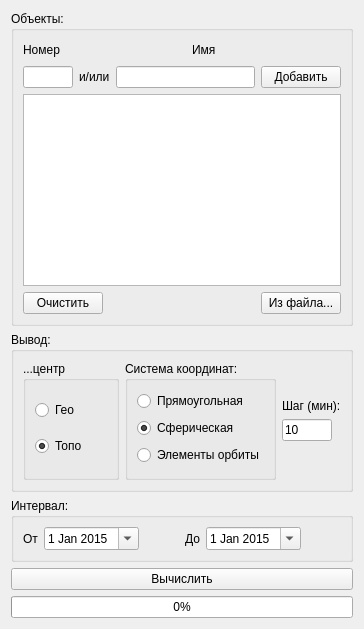
      <widget class="QWidget" name="ui_tabNumerator">
       <attribute name="title">
        <string>NUMERATOR</string>
       </attribute>
       <layout class="QVBoxLayout" name="verticalLayout_4">
        <item>
         <widget class="QGroupBox" name="groupBox_3">
          <property name="title">
           <string>Объекты:</string>
          </property>
          <layout class="QVBoxLayout" name="verticalLayout_5">
           <item>
            <layout class="QHBoxLayout" name="horizontalLayout_30">
             <item>
              <widget class="QLabel" name="label_34">
               <property name="text">
                <string>Номер</string>
               </property>
              </widget>
             </item>
             <item>
              <spacer name="horizontalSpacer_16">
               <property name="orientation">
                <enum>Qt::Horizontal</enum>
               </property>
               <property name="sizeHint" stdset="0">
                <size>
                 <width>40</width>
                 <height>20</height>
                </size>
               </property>
              </spacer>
             </item>
             <item>
              <widget class="QLabel" name="label_33">
               <property name="text">
                <string>Имя</string>
               </property>
              </widget>
             </item>
             <item>
              <spacer name="horizontalSpacer_17">
               <property name="orientation">
                <enum>Qt::Horizontal</enum>
               </property>
               <property name="sizeHint" stdset="0">
                <size>
                 <width>40</width>
                 <height>20</height>
                </size>
               </property>
              </spacer>
             </item>
            </layout>
           </item>
           <item>
            <layout class="QHBoxLayout" name="horizontalLayout_3">
             <item>
              <widget class="QLineEdit" name="n_lineObjNum">
               <property name="maximumSize">
                <size>
                 <width>50</width>
                 <height>16777215</height>
                </size>
               </property>
               <property name="inputMask">
                <string/>
               </property>
               <property name="text">
                <string/>
               </property>
               <property name="maxLength">
                <number>6</number>
               </property>
              </widget>
             </item>
             <item>
              <widget class="QLabel" name="label_6">
               <property name="text">
                <string>и/или</string>
               </property>
              </widget>
             </item>
             <item>
              <widget class="QLineEdit" name="n_lineObjName"/>
             </item>
             <item>
              <widget class="QPushButton" name="n_butObjAdd">
               <property name="text">
                <string>Добавить</string>
               </property>
              </widget>
             </item>
            </layout>
           </item>
           <item>
            <widget class="QListWidget" name="n_listObj"/>
           </item>
           <item>
            <layout class="QHBoxLayout" name="horizontalLayout_4">
             <item>
              <widget class="QPushButton" name="n_butObjClear">
               <property name="text">
                <string>Очистить</string>
               </property>
              </widget>
             </item>
             <item>
              <spacer name="horizontalSpacer_7">
               <property name="orientation">
                <enum>Qt::Horizontal</enum>
               </property>
               <property name="sizeHint" stdset="0">
                <size>
                 <width>40</width>
                 <height>20</height>
                </size>
               </property>
              </spacer>
             </item>
             <item>
              <widget class="QPushButton" name="n_butObjFile">
               <property name="text">
                <string>Из файла...</string>
               </property>
              </widget>
             </item>
            </layout>
           </item>
          </layout>
         </widget>
        </item>
        <item>
         <widget class="QGroupBox" name="groupBox_4">
          <property name="minimumSize">
           <size>
            <width>0</width>
            <height>150</height>
           </size>
          </property>
          <property name="maximumSize">
           <size>
            <width>16777215</width>
            <height>160</height>
           </size>
          </property>
          <property name="title">
           <string>Вывод:</string>
          </property>
          <layout class="QHBoxLayout" name="horizontalLayout_5">
           <item>
            <widget class="QGroupBox" name="groupBox_7">
             <property name="maximumSize">
              <size>
               <width>16777215</width>
               <height>16777215</height>
              </size>
             </property>
             <property name="title">
              <string>...центр</string>
             </property>
             <layout class="QVBoxLayout" name="verticalLayout_6">
              <item>
               <widget class="QRadioButton" name="n_radioGeo">
                <property name="text">
                 <string>Гео</string>
                </property>
               </widget>
              </item>
              <item>
               <widget class="QRadioButton" name="n_radioTop">
                <property name="text">
                 <string>Топо</string>
                </property>
                <property name="checked">
                 <bool>true</bool>
                </property>
               </widget>
              </item>
             </layout>
            </widget>
           </item>
           <item>
            <widget class="QGroupBox" name="groupBox_6">
             <property name="maximumSize">
              <size>
               <width>16777215</width>
               <height>16777215</height>
              </size>
             </property>
             <property name="title">
              <string>Система координат:</string>
             </property>
             <layout class="QVBoxLayout" name="verticalLayout_7">
              <item>
               <widget class="QRadioButton" name="radioButton_9">
                <property name="text">
                 <string>Прямоугольная</string>
                </property>
               </widget>
              </item>
              <item>
               <widget class="QRadioButton" name="radioButton_7">
                <property name="text">
                 <string>Сферическая</string>
                </property>
                <property name="checked">
                 <bool>true</bool>
                </property>
               </widget>
              </item>
              <item>
               <widget class="QRadioButton" name="radioButton_8">
                <property name="text">
                 <string>Элементы орбиты</string>
                </property>
               </widget>
              </item>
             </layout>
            </widget>
           </item>
           <item>
            <layout class="QVBoxLayout" name="verticalLayout_24">
             <item>
              <spacer name="verticalSpacer_2">
               <property name="orientation">
                <enum>Qt::Vertical</enum>
               </property>
               <property name="sizeHint" stdset="0">
                <size>
                 <width>20</width>
                 <height>40</height>
                </size>
               </property>
              </spacer>
             </item>
             <item>
              <widget class="QLabel" name="label_40">
               <property name="text">
                <string>Шаг (мин):</string>
               </property>
              </widget>
             </item>
             <item>
              <widget class="QLineEdit" name="n_lineStep">
               <property name="maximumSize">
                <size>
                 <width>50</width>
                 <height>16777215</height>
                </size>
               </property>
               <property name="text">
                <string>10</string>
               </property>
               <property name="maxLength">
                <number>3</number>
               </property>
              </widget>
             </item>
             <item>
              <spacer name="verticalSpacer">
               <property name="orientation">
                <enum>Qt::Vertical</enum>
               </property>
               <property name="sizeHint" stdset="0">
                <size>
                 <width>20</width>
                 <height>40</height>
                </size>
               </property>
              </spacer>
             </item>
            </layout>
           </item>
          </layout>
         </widget>
        </item>
        <item>
         <widget class="QGroupBox" name="groupBox_5">
          <property name="minimumSize">
           <size>
            <width>0</width>
            <height>60</height>
           </size>
          </property>
          <property name="maximumSize">
           <size>
            <width>16777215</width>
            <height>16777215</height>
           </size>
          </property>
          <property name="title">
           <string>Интервал:</string>
          </property>
          <layout class="QHBoxLayout" name="horizontalLayout_2">
           <item>
            <widget class="QLabel" name="label_4">
             <property name="text">
              <string>От</string>
             </property>
            </widget>
           </item>
           <item>
            <widget class="QDateEdit" name="n_dateFrom">
             <property name="dateTime">
              <datetime>
               <hour>0</hour>
               <minute>0</minute>
               <second>0</second>
               <year>2015</year>
               <month>1</month>
               <day>1</day>
              </datetime>
             </property>
             <property name="calendarPopup">
              <bool>true</bool>
             </property>
            </widget>
           </item>
           <item>
            <spacer name="horizontalSpacer_2">
             <property name="orientation">
              <enum>Qt::Horizontal</enum>
             </property>
             <property name="sizeHint" stdset="0">
              <size>
               <width>40</width>
               <height>20</height>
              </size>
             </property>
            </spacer>
           </item>
           <item>
            <widget class="QLabel" name="label_5">
             <property name="text">
              <string>До</string>
             </property>
            </widget>
           </item>
           <item>
            <widget class="QDateEdit" name="n_dateTo">
             <property name="dateTime">
              <datetime>
               <hour>0</hour>
               <minute>0</minute>
               <second>0</second>
               <year>2015</year>
               <month>1</month>
               <day>1</day>
              </datetime>
             </property>
             <property name="calendarPopup">
              <bool>true</bool>
             </property>
            </widget>
           </item>
           <item>
            <spacer name="horizontalSpacer_20">
             <property name="orientation">
              <enum>Qt::Horizontal</enum>
             </property>
             <property name="sizeHint" stdset="0">
              <size>
               <width>40</width>
               <height>20</height>
              </size>
             </property>
            </spacer>
           </item>
          </layout>
         </widget>
        </item>
        <item>
         <widget class="QPushButton" name="n_btnCalc">
          <property name="text">
           <string>Вычислить</string>
          </property>
         </widget>
        </item>
        <item>
         <widget class="QProgressBar" name="n_prgBar">
          <property name="maximum">
           <number>100</number>
          </property>
          <property name="value">
           <number>0</number>
          </property>
          <property name="alignment">
           <set>Qt::AlignCenter</set>
          </property>
         </widget>
        </item>
       </layout>
      </widget>
